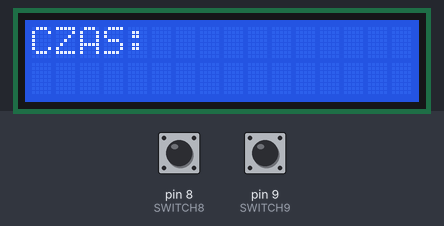
This program was run on a simulated Arduino Uno, built with avr-gcc and run on an emulated ATmega328P. On the bench: 16×2 character LCD. Inputs (shaded band) come from the test bench; at power-on: pin 9 (SWITCH9) HIGH, pin 8 (SWITCH8) HIGH.

Above: at 1.2 s.
1.3 s: pin 9 (SWITCH9) pulled LOW for 0.25 s
At 2.6 s:
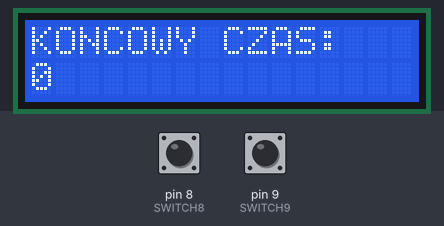
3.0 s: pin 8 (SWITCH8) pulled LOW for 0.25 s
At 5.4 s:
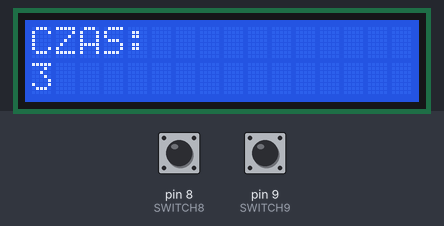
5.5 s: pin 9 (SWITCH9) pulled LOW for 1 s
At 6.7 s:
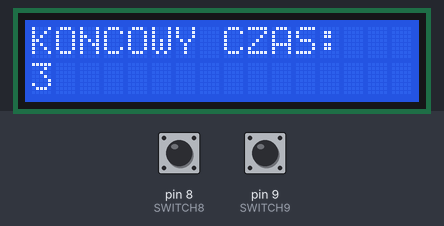
8.0 s: pin 8 (SWITCH8) pulled LOW for 1 s
At 8.5 s:
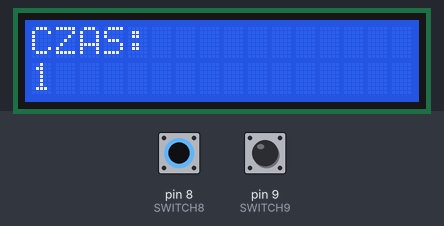
Timing chart, 0 to 11.0 s (numbered marks = the images above; inputs shaded):
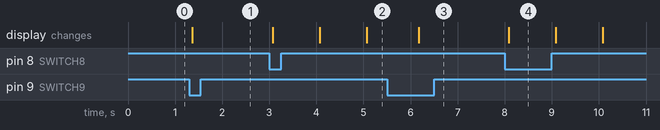

The program:

main.cpp
```cpp
#include <Arduino.h>
#include <LiquidCrystal.h>
#define SWITCH8 8
#define SWITCH9 9
LiquidCrystal lcd(2, 3, 4, 5, 6, 7);
int czas = 0;

void setup() {
  pinMode(SWITCH8, INPUT_PULLUP);
  pinMode(SWITCH9, INPUT_PULLUP);
  lcd.begin(16, 2);
  lcd.setCursor(0, 0);
  lcd.print("CZAS:");
  lcd.setCursor(0, 1);
}

void loop() {
  if(digitalRead(SWITCH8) == LOW) {
    czas = 0;
    lcd.clear();
    lcd.setCursor(0, 0);
    lcd.print("CZAS:");
    lcd.setCursor(0, 1);
    while(digitalRead(SWITCH9) == HIGH) {
      czas += 1;
      lcd.print(czas);
      lcd.setCursor(0, 1);
      delay(1000);
    }
  }
  delay(100);
  if(digitalRead(SWITCH9) == LOW) {
    lcd.clear();
    lcd.setCursor(0, 0);
    lcd.print("KONCOWY CZAS:");
    lcd.setCursor(0, 1);
    lcd.print(czas);
  }
  delay(100);
}

/*
pomiar napiecia program
#include <Arduino.h>
#include <LiquidCrystal.h>
#define ADC0 A0
LiquidCrystal lcd(2, 3, 4, 5, 6, 7);
float napiecie = 0;

void setup() {
  lcd.begin(16, 2);
  lcd.setCursor(0, 0);
  lcd.print("WARTOSC U:");
  lcd.setCursor(0, 1);
}

void loop() {
  napiecie = (5.0 / 1024.0) * analogRead(ADC0);
  lcd.setCursor(0, 1);
  lcd.print(napiecie);
  delay(250);
}
*/
```

Measured:
- after the input at 1.3 s, the display: changes after 0.07 s (image 1)
- after the input at 3.0 s, the display: first changes after 0.07 s (image 2 shows a later state)
- after the input at 5.5 s, the display: changes after 0.68 s (image 3)
- after the input at 8.0 s, the display: changes after 0.08 s (image 4)
